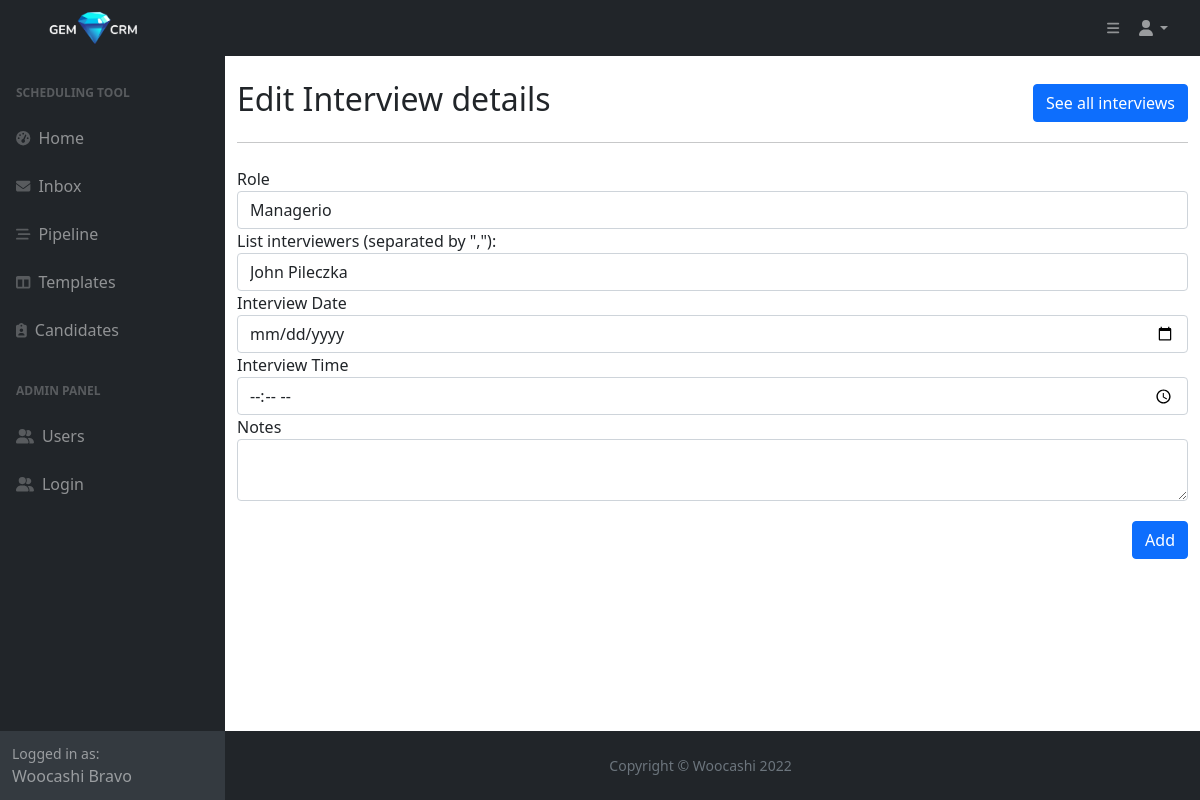
Screenshot of /pipeline/edit/1 (signed in) with the database file from the repository.
### main.py (models this page shows)
class User(db.Model, UserMixin, Base):
    __tablename__="users"
    id = db.Column(db.Integer, primary_key=True)
    first_name = db.Column(db.String, nullable=False)
    last_name = db.Column(db.String, nullable=False)
    full_name = db.Column(db.String, nullable=False)
    email = db.Column(db.String, nullable=False, unique=True)
    phone = db.Column(db.String, nullable=False)
    type = db.Column(db.String, nullable=False)
    password = db.Column(db.String, nullable=False)
    templates = relationship("Template", back_populates="created_by")
    candidates = relationship("Candidate", back_populates="created_by")
    tasks_sent = relationship("Task", primaryjoin="User.id==Task.sender_id", back_populates="from_user")
    tasks_received = relationship("Task", primaryjoin="User.id==Task.recipient_id", back_populates="to_user")
    tasks_delegated = relationship("Task", primaryjoin="User.id==Task.delegate_id", back_populates="delegated_by")
    message = relationship("Message", primaryjoin="Message.user_id==User.id", back_populates="user")

class Task(db.Model, Base):
    __tablename__="tasks"
    id = db.Column(db.Integer, primary_key=True)
    sender_id = Column(Integer, ForeignKey('users.id'), nullable=False)
    recipient_id = Column(Integer, ForeignKey('users.id'), nullable=False)
    delegate_id = Column(Integer, ForeignKey('users.id'), nullable=False)
    from_user = relationship("User", foreign_keys=[sender_id], back_populates="tasks_sent")
    to_user = relationship("User", foreign_keys=[recipient_id], back_populates="tasks_received")
    candidate_id = Column(Integer, ForeignKey('candidates.id'))
    candidate = relationship("Candidate", foreign_keys=[candidate_id], back_populates="tasks")
    interviewers = db.Column(db.String, nullable=False)
    role = db.Column(db.String, nullable=False)
    recruiter_notes = db.Column(db.Text, nullable=True)
    date_sent = db.Column(db.Date, nullable=False)
    date_received = db.Column(db.Date, nullable=True)
    date_completed = db.Column(db.Date, nullable=True)
    status = db.Column(db.String, nullable=False)
    is_archived = db.Column(db.Boolean, nullable=False)
    delegated_by = relationship("User", foreign_keys=[delegate_id], back_populates="tasks_delegated")
    interview_date = db.Column(db.Date, nullable=True)
    interview_time = db.Column(db.Time, nullable=True)
    scheduler_notes = db.Column(db.Text, nullable=True)
    time_completed = db.Column(db.Time, nullable=True)
    pipeline_status = db.Column(db.String, nullable=False)
    message = relationship("Message", primaryjoin="Message.task_id==Task.id", back_populates="task")

### main.py (the view)
@app.route('/pipeline/edit/<int:task_id>', methods=['POST', 'GET'])
@login_required
def pipeline_edit(task_id):
    task = Task.query.get(task_id)
    form = InterviewEditForm(
        role=task.role,
        interviewers=task.interviewers,
        interview_date=task.interview_date,
        interview_time=task.interview_time,
        scheduler_notes=task.scheduler_notes,
    )
    if form.validate_on_submit():
        for key in form.__dict__.keys():
            if key in task.__dict__.keys():
                setattr(task, key, form[key].data)
        db.session.commit()
        return redirect(url_for('pipeline'))
    return render_template('pipeline_edit.html', form=form, task_id=task_id, current_user=current_user, is_authenticated=current_user.is_authenticated)

### forms.py
class InterviewEditForm(FlaskForm):
    role = StringField('Role', validators=[DataRequired(message="Role is required")])
    interviewers = StringField('List interviewers (separated by ","):', validators=[DataRequired(message="interviewers are required")])
    interview_date = DateField('Interview Date')
    interview_time = TimeField('Interview Time')
    scheduler_notes = CKEditorField('Notes', validators=[DataRequired(message="By adding notes you make your and your colleagues' life easier!")])
    add = SubmitField('Add')

### main.py (called while the page is built)
@login_manager.user_loader
def load_user(user_id):
    try:
        return User.query.get(user_id)
    except:
        return None

### templates/pipeline_edit.html (shortened to what this page needs)
{% import "bootstrap/wtf.html" as wtf %}
{% include "header.html" %}
	<main>
		<div class="container mt-4">
			<div class="row d-flex align-items-center">
				<div class="col-lg-6">
					<h2>Edit Interview details</h2>
				</div>
				<div class="col-lg-6 d-flex justify-content-end">
					<a class="btn btn-primary" href="{{url_for('pipeline')}}">See all interviews</a>
				</div>
			</div>
			<hr>
			<div class="mt-4">
				{{ wtf.quick_form(form, novalidate=True, button_map={"add": "primary"}) }}
			</div>
		</div>
	</main>
{% include 'footer.html' %}

### templates/header.html (shortened to what this page needs)
<!DOCTYPE html>
<html lang="en">
    <head>
        <link href="https://cdn.jsdelivr.net/npm/simple-datatables@latest/dist/style.css" rel="stylesheet" />
        <link href="{{ url_for('static', filename='css/styles.css') }}" rel="stylesheet" />
    </head>
    <body class="sb-nav-fixed">
        <nav class="sb-topnav d-flex justify-content-between navbar navbar-expand navbar-dark bg-dark">
                <a class="navbar-brand ps-3" href="{{ url_for('home') }}"><img class="img-fluid gem-logo" src="{{url_for('static', filename='assets/img/logo-white.png')}}" alt="logo"></a>
                 <div class="d-flex">
                <button class="btn btn-link btn-sm order-1 order-lg-0 me-4 me-lg-0" id="sidebarToggle" ><i class="fas fa-bars"></i></button>
            <ul class="navbar-nav ms-auto ms-md-0 me-3 me-lg-4">
                <li class="nav-item dropdown">
                    <a class="nav-link dropdown-toggle" id="navbarDropdown" href="#" role="button" data-bs-toggle="dropdown" aria-expanded="false"><i class="fas fa-user fa-fw"></i></a>
                </li>
            </ul>
                </div>
        </nav>
        <div id="layoutSidenav">
            <div id="layoutSidenav_nav">
                <nav class="sb-sidenav accordion sb-sidenav-dark" id="sidenavAccordion">
                    <div class="sb-sidenav-menu">
                        <div class="nav">
                            <div class="sb-sidenav-menu-heading">Scheduling tool</div>
                            <a class="nav-link" href={{url_for('home')}}>
                                <div class="sb-nav-link-icon"><i class="fas fa-tachometer-alt"></i></div>
                                Home
                            <a class="nav-link" href="{{url_for('inbox')}}">
                                <div class="sb-nav-link-icon"><i class="fa-solid fa-envelope"></i></div>
                                Inbox
                            </a>
                            <a class="nav-link" href={{url_for('pipeline')}}>
                                <div class="sb-nav-link-icon"><i class="fa-solid fa-bars-staggered"></i></div>
                                Pipeline
                            </a>
                            <a class="nav-link" href={{url_for('templates')}}>
                                <div class="sb-nav-link-icon"><i class="fas fa-columns"></i></div>
                                Templates
                            </a>
                            <a class="nav-link" href={{url_for('candidates')}}>
                                <div class="sb-nav-link-icon me-2"><i class="fa-solid fa-clipboard-user"></i></div>
                                Candidates
                            </a>
                            <div class="sb-sidenav-menu-heading">ADMIN PANEL</div>
                            <a class="nav-link" href="{{url_for('users')}}">
                                <div class="sb-nav-link-icon"><i class="fa-solid fa-user-group"></i></div>
                                Users
                            </a>
                            <a class="nav-link" href="{{url_for('login')}}">
                                <div class="sb-nav-link-icon"><i class="fa-solid fa-user-group"></i></div>
                                Login
                            </a>
                        </div>
                    </div>
                    {% if current_user %}
                    <div class="sb-sidenav-footer">
                        <div class="small">Logged in as:</div>
                        {{current_user.first_name}} {{current_user.last_name}}
                    </div>
                    {% endif %}
                </nav>
            </div>
            <div id="layoutSidenav_content">

### rows the page displays
User: first_name "Woocashi", last_name "Bravo"
Task: role "Managerio", interviewers "John Pileczka"
